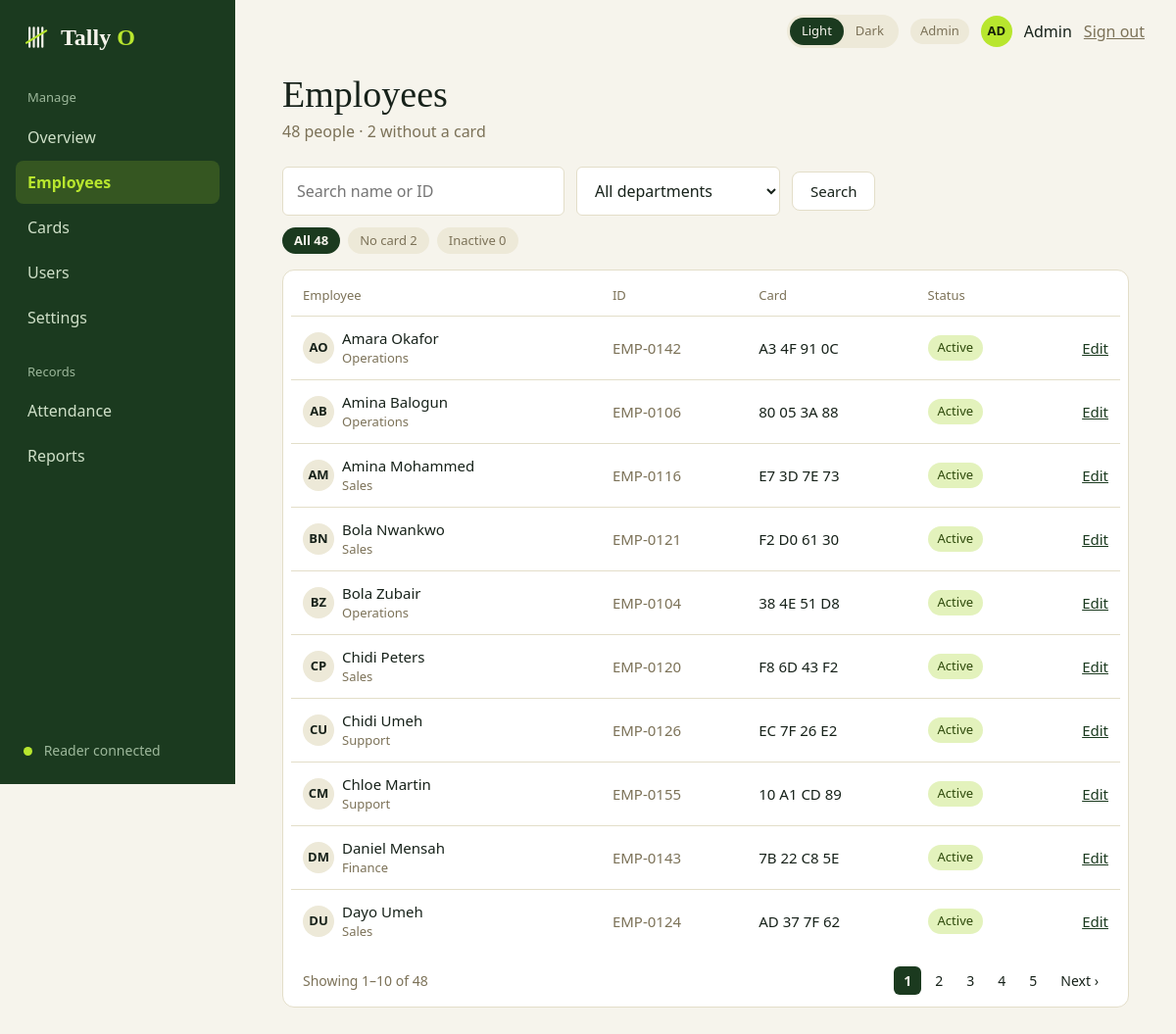
The page /admin/employees (signed in) on the database its author committed.
### tables this page shows
CREATE TABLE employees (
    id            INTEGER PRIMARY KEY,
    employee_code TEXT    NOT NULL UNIQUE,              -- e.g. EMP-0142
    full_name     TEXT    NOT NULL,
    department    TEXT    NOT NULL,
    email         TEXT,
    joined_on     TEXT    NOT NULL,
    is_active     INTEGER NOT NULL DEFAULT 1 CHECK (is_active IN (0, 1))
);

### admin.py (the view)
@bp.route("/employees")
@admin_only
def employees():
    q = request.args.get("q", "").strip()[:60]
    dept = request.args.get("dept", "")[:40]
    status = request.args.get("status", "")
    if status not in ("no_card", "inactive"):
        status = ""
    page = request.args.get("page", 1, type=int)
    conn = db.get_db()
    return render_template(
        "admin_employees.html",
        result=queries.list_employees(conn, q, dept, status, page),
        counts=queries.employee_counts(conn), departments=queries.departments(conn),
        q=q, dept=dept, status=status,
        keep={"q": q or None, "dept": dept or None, "status": status or None},
        **shell_context("Employees"))

### app.py (called while the page is built)
@app.context_processor
def inject_globals():
    return {"APP_NAME": APP_NAME, "APP_TAGLINE": APP_TAGLINE,
            "csrf_token": auth.csrf_token, "safe_url": safe_url}

@app.after_request
def no_store_when_signed_in(response):
    if "user" in session and request.endpoint != "static":
        response.headers["Cache-Control"] = "no-store"
    return response

### auth.py (called while the page is built)
def csrf_token():
    if "csrf" not in session:
        session["csrf"] = secrets.token_hex(16)
    return session["csrf"]

def login_required(view):
    @wraps(view)
    def wrapped(*args, **kwargs):
        if "user" not in session:
            return redirect(url_for("auth.login"))
        return view(*args, **kwargs)
    return wrapped

def role_required(*roles):
    def decorator(view):
        @wraps(view)
        @login_required
        def wrapped(*args, **kwargs):
            if session["user"]["role"] not in roles:
                abort(403)
            return view(*args, **kwargs)
        return wrapped
    return decorator

### db.py (called while the page is built)
def connect(path=DEFAULT_DB):
    Path(path).parent.mkdir(parents=True, exist_ok=True)
    conn = sqlite3.connect(str(path), isolation_level=None, timeout=10)  # we run transactions ourselves
    conn.row_factory = sqlite3.Row            # rows behave like dicts: row["name"]
    conn.execute("PRAGMA foreign_keys = ON")  # SQLite ignores foreign keys unless asked
    conn.execute("PRAGMA journal_mode = WAL") # readers don't block the writer
    return conn

def get_db():
    if "db" not in g:
        g.db = connect(current_app.config["DATABASE"])
    return g.db

### queries.py (called while the page is built, shortened)
def employee_counts(db):
    return dict(db.execute(f"""
        SELECT SUM(is_active = 1) AS active, SUM(is_active = 0) AS inactive,
               SUM(is_active = 1 AND {_NO_ACTIVE_CARD}) AS no_card
        FROM employees e""").fetchone())

def departments(db):
    return [r[0] for r in db.execute("SELECT DISTINCT department FROM employees ORDER BY 1")]

def page_numbers(page, pages):
    if pages <= 7:
        return list(range(1, pages + 1))

### shell.py (called while the page is built)
def safe_url(endpoint, **values):
    try:
        return url_for(endpoint, **values)
    except BuildError:
        return "#"

def initials(name):
    parts = name.split()
    return (parts[0][0] + parts[1][0] if len(parts) > 1 else name[:2]).upper()

### templates/admin_employees.html (shortened to what this page needs)
{% extends "app_shell.html" %}
{% block sidebar_footer %}<span class="dot"></span> Reader connected{% endblock %}
{% block content %}
  <div class="page-head">
    <div>
      <h1 class="page-title">Employees</h1>
      <p class="muted mt-1">{{ counts.active }} people · {{ counts.no_card }} without a card</p>
    </div>
  </div>
  <form class="toolbar mt-5" method="get" action="{{ url_for('admin.employees') }}">
    <input class="input toolbar-search" type="search" name="q" value="{{ q }}"
           placeholder="Search name or ID" aria-label="Search employees">
    <select class="input toolbar-select" name="dept" aria-label="Department">
      <option value="">All departments</option>
    </select>
    <button class="btn btn-secondary" type="submit">Search</button>
  </form>
  <div class="chips">
    <a class="chip" href="{{ url_for('admin.employees', q=q or None, dept=dept or None) }}"
       {% if not status %}aria-current="true"{% endif %}>All {{ counts.active }}</a>
    <a class="chip" href="{{ url_for('admin.employees', q=q or None, dept=dept or None, status='no_card') }}"
       {% if status == 'no_card' %}aria-current="true"{% endif %}>No card {{ counts.no_card }}</a>
    <a class="chip" href="{{ url_for('admin.employees', q=q or None, dept=dept or None, status='inactive') }}"
       {% if status == 'inactive' %}aria-current="true"{% endif %}>Inactive {{ counts.inactive }}</a>
  </div>
  <div class="card table-card mt-4">
    <table class="table">
      <thead><tr><th>Employee</th><th>ID</th><th>Card</th><th>Status</th><th></th></tr></thead>
      <tbody>
        {% for e in result.rows %}
          <tr>
            <td>
              <div class="row">
                <span class="avatar">{{ e.initials }}</span>
                <div><div>{{ e.full_name }}</div><div class="muted small">{{ e.department }}</div></div>
              </div>
            </td>
            <td class="muted">{{ e.employee_code }}</td>
            <td>
              {% if e.card_uid %}{{ e.card_uid }}
              {% elif e.is_active %}<a href="{{ safe_url('admin.employee_card', employee_id=e.id) }}">Assign card</a>
              {% else %}<span class="muted">–</span>{% endif %}
            </td>
            <td>
              {% if not e.is_active %}<span class="pill">Inactive</span>
              {% elif e.card_uid %}<span class="pill pill-ok">Active</span>
              {% else %}<span class="pill pill-late">No card</span>{% endif %}
            </td>
            <td class="right"><a href="{{ safe_url('admin.employee_edit', employee_id=e.id) }}">Edit</a></td>
          </tr>
        {% else %}
          <tr><td colspan="5" class="empty-cell">No employees match your search.</td></tr>
        {% endfor %}
      </tbody>
    </table>
    {% if result.total %}
      <div class="pager">
        <span class="muted">Showing {{ result.first }}–{{ result.last }} of {{ result.total }}</span>
        {% if result.pages > 1 %}
          <nav aria-label="Pages">
            {% for n in result.numbers %}
              {% if n is none %}<span class="page muted">…</span>
              {% elif n == result.page %}<a href="#" aria-current="page">{{ n }}</a>
              {% else %}<a href="{{ url_for('admin.employees', page=n, **keep) }}">{{ n }}</a>{% endif %}
            {% endfor %}
            {% if result.page < result.pages %}<a href="{{ url_for('admin.employees', page=result.page + 1, **keep) }}">Next ›</a>{% endif %}
          </nav>
        {% endif %}
      </div>
    {% endif %}
  </div>
{% endblock %}

### templates/app_shell.html (shortened to what this page needs)
{% extends "base.html" %}
{% block head %}
  <link rel="stylesheet" href="{{ url_for('static', filename='css/dashboard.css') }}">
{% endblock %}
{% block body %}
<div class="shell">
  <aside class="sidebar">
    <a class="sidebar-brand" href="{{ url_for('home') }}">
      {% include "partials/logo.html" %}
    </a>
    <nav aria-label="Main menu">
      {% for group in nav %}
        <div class="nav-label">{{ group.label }}</div>
        {% for link in group.links %}
          <a class="nav-link" href="{{ link.href }}"
             {% if link.name == active %}aria-current="page"{% endif %}>{{ link.name }}</a>
        {% endfor %}
      {% endfor %}
    </nav>
    <div class="sidebar-footer">{% block sidebar_footer %}{% endblock %}</div>
  </aside>
  <div class="main">
    <header class="topbar">
      {% include "partials/theme_toggle.html" %}
      <span class="pill">{{ role_label }}</span>
      <span class="avatar avatar-accent">{{ user_initials }}</span>
      <span>{{ user_name }}</span>
      <form class="inline-form" method="post" action="{{ url_for('auth.logout') }}">
        <button class="link-button muted" type="submit">Sign out</button>
      </form>
    </header>
    <main class="content">
      {% block content %}{% endblock %}
    </main>
  </div>
</div>
{% endblock %}

### templates/base.html (shortened to what this page needs)
<!DOCTYPE html>
<html lang="en" data-theme="light">
<head>
  <link rel="stylesheet" href="{{ url_for('static', filename='css/base.css') }}">
  {% block head %}{% endblock %}
</head>
<body class="{% block body_class %}{% endblock %}">
  {% block body %}{% endblock %}
</body>
</html>

### templates/partials/logo.html
<span class="brand">
    <svg class="brand-mark" viewBox="0 0 64 64" fill="none" stroke="currentColor" stroke-width="5" stroke-linecap="round" aria-hidden="true">
        <path d="M14 10V54M24 10V54M34 10V54M44 10V54"/>
        <path class="brand-slash" d="M7 45L53 17"/>
    </svg>
    <span class="brand-name">{{ APP_NAME[:-1] }}
        <span>{{ APP_NAME[-1]|upper }}</span>
    </span>
</span>

### templates/partials/theme_toggle.html
<div class="theme-toggle" role="group" aria-label="Colour theme">
    <button type="button" data-theme-option="light" aria-pressed="false">Light</button>
    <button type="button" data-theme-option="dark" aria-pressed="false">Dark</button>
</div>

### static/css/dashboard.css (style rules this page uses)
.page-head { display: flex; align-items: flex-start; justify-content: space-between; gap: var(--space-4); flex-wrap: wrap; }
.mt-5 { margin-top: var(--space-5); }
.small { font-size: 0.8125rem; }
.right { text-align: right; }
.toolbar { display: flex; flex-wrap: wrap; align-items: center; gap: var(--space-3); }
.toolbar-search { width: 18rem; max-width: 100%; }
.toolbar-select { width: 13rem; max-width: 100%; }
.chips { display: flex; flex-wrap: wrap; gap: var(--space-2); margin-top: var(--space-3); }
.chip { padding: 0.25rem 0.75rem; border-radius: var(--radius-pill); background: var(--soft); color: var(--muted); font-size: 0.8125rem; text-decoration: none; }
.chip[aria-current="true"] { background: var(--primary); color: var(--on-primary); font-weight: 700; }
.pager { display: flex; align-items: center; justify-content: space-between; flex-wrap: wrap; gap: var(--space-3); padding: 0.875rem 0.75rem 0.25rem; font-size: 0.875rem; }
.pager nav { display: flex; gap: var(--space-1); }
.pager nav a, .pager .page { padding: 0.25rem 0.625rem; border-radius: var(--radius-sm); color: var(--text); text-decoration: none; }
.pager nav a[aria-current="page"] { background: var(--primary); color: var(--on-primary); font-weight: 700; }

### rows shown on the page
employees: initials "AO", full_name "Amara Okafor", department "Operations", employee_code "EMP-0142", card_uid "A3 4F 91 0C", is_active "Active"
employees: initials "AB", full_name "Amina Balogun", department "Operations", employee_code "EMP-0106", card_uid "80 05 3A 88", is_active "Active"
employees: initials "AM", full_name "Amina Mohammed", department "Sales", employee_code "EMP-0116", card_uid "E7 3D 7E 73", is_active "Active"
employees: initials "BN", full_name "Bola Nwankwo", department "Sales", employee_code "EMP-0121", card_uid "F2 D0 61 30", is_active "Active"
employees: initials "BZ", full_name "Bola Zubair", department "Operations", employee_code "EMP-0104", card_uid "38 4E 51 D8", is_active "Active"
employees: initials "CP", full_name "Chidi Peters", department "Sales", employee_code "EMP-0120", card_uid "F8 6D 43 F2", is_active "Active"
employees: initials "CU", full_name "Chidi Umeh", department "Support", employee_code "EMP-0126", card_uid "EC 7F 26 E2", is_active "Active"
employees: initials "CM", full_name "Chloe Martin", department "Support", employee_code "EMP-0155", card_uid "10 A1 CD 89", is_active "Active"
employees: initials "DM", full_name "Daniel Mensah", department "Finance", employee_code "EMP-0143", card_uid "7B 22 C8 5E", is_active "Active"
employees: initials "DU", full_name "Dayo Umeh", department "Sales", employee_code "EMP-0124", card_uid "AD 37 7F 62", is_active "Active"

### other values the page prints
{{ APP_NAME[:-1] }} "Tally"
{{ APP_NAME[-1]|upper }} "O"
{{ group.label }} "Manage" "Records"
{{ link.name }} "Overview" "Employees" "Cards" "Users" "Settings" "Attendance" "Reports"
{{ role_label }} "Admin"
{{ user_initials }} "AD"
{{ user_name }} "Admin"
{{ counts.active }} "48"
{{ counts.no_card }} "2"
{{ counts.inactive }} "0"
{{ result.first }} "1"
{{ result.last }} "10"
{{ result.total }} "48"
{{ n }} "1"
{{ n }} "2" "3" "4" "5"
